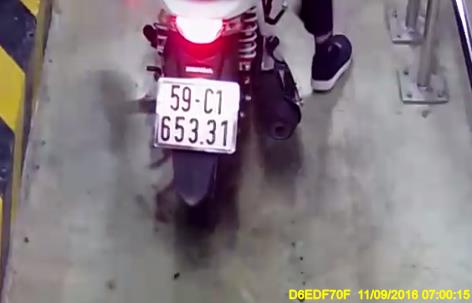
#> input picture dataset/img/0000_06886_b.jpg, 472 x 303 px
$ python -i detection.py   (imports and definitions only)   (older library calls are emulated)
#> lines starting #> are read from the running program, lines starting #| are printed output that depends on the picture; after the words box and inside, x2 and y2 are one past the last pixel; in counts of white or black regions, pixels touching at a corner belong together
"""
Module 2: License Plate Detection & Geometric Deskewing (Slide 2, 7, 9, 11)
===========================================================================
Implements:
1. Edge & Gradient Operators (Slide 2 & 9):
   - Vertical Sobel gradient operator G_x = dI/dx exploiting high vertical stroke density
   - Canny edge detector
2. Mathematical Morphology (Slide 9 & 11):
   - Morphological Black-Hat (closing minus original) to highlight dark characters on bright plate
   - Morphological White Top-Hat (original minus opening) to highlight bright rectangular plate
   - Morphological Closing & Opening with rectangular structuring elements to group strokes
3. Geometric Region Filtering & Non-Maximum Suppression (Slide 11):
   - Connected contour extraction & candidate scoring using Area, Aspect Ratio (W/H),
     Axis-Aligned Extent (A_contour / A_bbox), Rotated Minimum-Area Extent (A_contour / A_rot_rect),
     Solidity (A_contour / A_convex_hull), and internal gradient/black-hat energy
   - Multi-plate Non-Maximum Suppression (NMS via IoU) for images/frames with multiple vehicles
4. Geometric Transformations & Deskewing (Slide 7):
   - Minimum-area rotated rectangle orientation estimation
   - 2D Affine Rotation & 4-Point Perspective Homography rectification to standard (160 x 128) ROI
"""

import cv2
import numpy as np


def compute_sobel_vertical(gray: np.ndarray) -> np.ndarray:
    """
    Compute normalized vertical Sobel gradient magnitude |G_x| = |dI/dx| (Slide 2 & 9).
    License plates contain dense vertical character strokes, producing strong |G_x| response.
    """
    sobelx = cv2.Sobel(gray, cv2.CV_64F, 1, 0, ksize=3)
    abs_sobelx = np.abs(sobelx)
    max_val = np.max(abs_sobelx)
    if max_val > 1e-6:
        abs_sobelx = (255.0 * abs_sobelx / max_val)
    return abs_sobelx.astype(np.uint8)


def compute_morphological_maps(gray: np.ndarray) -> dict[str, np.ndarray]:
    """
    Compute morphological feature maps (Slide 9 & 11):
    - tophat: highlights bright objects smaller than structuring element
    - blackhat: highlights dark strokes inside bright license plate background
    - sobelx: vertical gradient magnitude
    - morph_closed: binary region grouping via Otsu + Closing + Opening
    """
    rect_kernel = cv2.getStructuringElement(cv2.MORPH_RECT, (25, 25))
    tophat = cv2.morphologyEx(gray, cv2.MORPH_TOPHAT, rect_kernel)
    blackhat = cv2.morphologyEx(gray, cv2.MORPH_BLACKHAT, rect_kernel)
    sobelx = compute_sobel_vertical(gray)

    combined_energy = cv2.addWeighted(sobelx, 0.5, blackhat, 0.5, 0)
    _, bw_edge = cv2.threshold(combined_energy, 0, 255, cv2.THRESH_BINARY + cv2.THRESH_OTSU)

    k_close = cv2.getStructuringElement(cv2.MORPH_RECT, (17, 11))
    morph_closed = cv2.morphologyEx(bw_edge, cv2.MORPH_CLOSE, k_close)
    k_open = cv2.getStructuringElement(cv2.MORPH_RECT, (5, 5))
    morph_closed = cv2.morphologyEx(morph_closed, cv2.MORPH_OPEN, k_open)

    return {
        "gray": gray,
        "tophat": tophat,
        "blackhat": blackhat,
        "sobelx": sobelx,
        "combined_energy": combined_energy,
        "morph_closed": morph_closed,
    }


# [47 lines left out: functions compute_iou, order_quad_points, extract_plate_quad, not called in this run]


def _gather_plate_candidates(img: np.ndarray) -> tuple[list[tuple[float, tuple[int, int, int, int], np.ndarray]], dict]:
    """
    Internal candidate generator:
    1. Standard RETR_EXTERNAL stream (identical on standard rear-view vehicle dataset).
    2. Morphological closing stream.
    3. Tilted / Foreshortened / Multi-Motorbike stream using rotated minimum-area rectangle
       extent (`rot_extent`) and `RETR_LIST` for collage or angled camera views.
    """
    gray = cv2.cvtColor(img, cv2.cvtColor(img, cv2.COLOR_BGR2GRAY) if False else cv2.COLOR_BGR2GRAY) if img.ndim == 3 else img.copy()
    h_img, w_img = gray.shape

    maps = compute_morphological_maps(gray)
    sobelx = maps["sobelx"]
    blackhat = maps["blackhat"]
    morph_closed = maps["morph_closed"]

    candidates = []
    blurred = cv2.GaussianBlur(gray, (5, 5), 0)

    # Stream 1: Standard Upright External Contours (100% identical to baseline on dataset)
    for thresh_val in [110, 125, 140, 155, 170, 185, 200, -1]:
        if thresh_val == -1:
            _, binary = cv2.threshold(blurred, 0, 255, cv2.THRESH_BINARY + cv2.THRESH_OTSU)
        else:
            _, binary = cv2.threshold(blurred, thresh_val, 255, cv2.THRESH_BINARY)

        for k_size in [(1, 1), (3, 3), (5, 5)]:
            if k_size == (1, 1):
                opened = binary
            else:
                k_open = cv2.getStructuringElement(cv2.MORPH_RECT, k_size)
                opened = cv2.morphologyEx(binary, cv2.MORPH_OPEN, k_open)

            cnts, _ = cv2.findContours(opened, cv2.RETR_EXTERNAL, cv2.CHAIN_APPROX_SIMPLE)
            for c in cnts:
                x, y, w, h = cv2.boundingRect(c)
                area = w * h
                if area < 1200 or area > 20000:
                    continue
                aspect = w / float(h + 1e-5)
                rect_area = cv2.contourArea(c)
                extent = rect_area / float(area + 1e-5)
                if 50 <= w <= 135 and 42 <= h <= 105 and 1.0 <= aspect <= 1.62 and extent > 0.68:
                    cx, cy = x + w / 2.0, y + h / 2.0
                    if 0.15 * w_img <= cx <= 0.85 * w_img and 0.05 * h_img <= cy <= 0.90 * h_img:
                        roi_sobel = sobelx[y+4:y+h-4, x+4:x+w-4]
                        roi_bh = blackhat[y+4:y+h-4, x+4:x+w-4]
                        roi_gray = gray[y+4:y+h-4, x+4:x+w-4]
                        if roi_sobel.size == 0:
                            continue
                        score = (
                            float(np.mean(roi_sobel)) * 1.2
                            + float(np.mean(roi_bh)) * 1.6
                            + float(np.std(roi_gray)) * 1.1
                            + extent * 45.0
                            - abs(aspect - 1.24) * 45.0
                        )
                        candidates.append((score, (x, y, w, h), c))

    # Stream 2: Morphological Closing candidate stream
    cnts, _ = cv2.findContours(morph_closed, cv2.RETR_EXTERNAL, cv2.CHAIN_APPROX_SIMPLE)
    for c in cnts:
        x, y, w, h = cv2.boundingRect(c)
        aspect = w / float(h + 1e-5)
        rect_area = cv2.contourArea(c)
        extent = rect_area / float(w * h + 1e-5)
        if 50 <= w <= 135 and 42 <= h <= 105 and 1.0 <= aspect <= 1.62 and extent > 0.55:
            cx, cy = x + w / 2.0, y + h / 2.0
            if 0.15 * w_img <= cx <= 0.85 * w_img and 0.05 * h_img <= cy <= 0.90 * h_img:
                roi_sobel = sobelx[y+4:y+h-4, x+4:x+w-4]
                roi_bh = blackhat[y+4:y+h-4, x+4:x+w-4]
                roi_gray = gray[y+4:y+h-4, x+4:x+w-4]
                if roi_sobel.size == 0:
                    continue
                score = (
                    float(np.mean(roi_sobel)) * 1.2
                    + float(np.mean(roi_bh)) * 1.5
                    + float(np.std(roi_gray)) * 1.0
                    + extent * 30.0
                    - abs(aspect - 1.24) * 45.0
                )
                candidates.append((score, (x, y, w, h), c))

    # Stream 3: Tilted / Foreshortened / Off-Center / Multi-Motorbike candidate stream
    for thresh_val in [135, 150, 155, 165, 175, 190, 200, 210]:
        _, binary = cv2.threshold(blurred, thresh_val, 255, cv2.THRESH_BINARY)
        cnts, _ = cv2.findContours(binary, cv2.RETR_LIST, cv2.CHAIN_APPROX_SIMPLE)
        for c in cnts:
            x, y, w, h = cv2.boundingRect(c)
            area = w * h
            if area < 1400 or area > 24000:
                continue
            rect_area = cv2.contourArea(c)
            if rect_area < 1300:
                continue
            extent = rect_area / float(area + 1e-5)
            aspect = w / float(h + 1e-5)
            rot_rect = cv2.minAreaRect(c)
            (_, _), (rw, rh), _ = rot_rect
            rot_area = float(rw * rh + 1e-5)
            rot_extent = rect_area / rot_area
            rot_aspect = max(rw, rh) / float(min(rw, rh) + 1e-5)
            cx, cy = x + w / 2.0, y + h / 2.0

            # Admit tilted (up to 35 deg), foreshortened, or off-center plates missed by Stream 1
            if (
                40 <= w <= 160
                and 34 <= h <= 130
                and 0.75 <= aspect <= 1.72
                and 1.02 <= rot_aspect <= 1.68
                and rot_extent > 0.66
                and extent > 0.45
                and 0.02 * w_img <= cx <= 0.98 * w_img
                and 0.05 * h_img <= cy <= 0.95 * h_img
            ):
                roi_sobel = sobelx[y+4:y+h-4, x+4:x+w-4]
                roi_bh = blackhat[y+4:y+h-4, x+4:x+w-4]
                roi_gray = gray[y+4:y+h-4, x+4:x+w-4]
                if roi_sobel.size == 0:
                    continue
                score = (
                    float(np.mean(roi_sobel)) * 1.2
                    + float(np.mean(roi_bh)) * 1.6
                    + float(np.std(roi_gray)) * 1.1
                    + rot_extent * 42.0
                    - abs(rot_aspect - 1.28) * 35.0
                    - 12.0  # lower priority than Stream 1 when a standard upright plate exists
                )
                candidates.append((score, (x, y, w, h), c))

    if not candidates:
        # Multi-scale & scale-invariant fallback for arbitrary video resolutions (720p/1080p/close-up)
        scale_x = w_img / 472.0
        scale_y = h_img / 303.0
        if abs(scale_x - 1.0) > 0.15 or abs(scale_y - 1.0) > 0.15:
            norm_img = cv2.resize(img, (472, 303), interpolation=cv2.INTER_AREA if scale_x > 1 else cv2.INTER_CUBIC)
            sub_cands, _ = _gather_plate_candidates(norm_img)
            for sc, (nx, ny, nw, nh), ncnt in sub_cands:
                ox = int(round(nx * scale_x))
                oy = int(round(ny * scale_y))
                ow = int(round(nw * scale_x))
                oh = int(round(nh * scale_y))
                ocnt = ncnt.astype(np.float32)
                ocnt[:, 0, 0] *= scale_x
                ocnt[:, 0, 1] *= scale_y
                ocnt = ocnt.astype(np.int32)
                candidates.append((sc, (ox, oy, ow, oh), ocnt))

    if not candidates:
        # Relative-scale fallback for close-up or wide-angle video frames
        img_area = float(w_img * h_img)
        for thresh_val in [-1, 120, 145, 170, 195]:
            if thresh_val == -1:
                _, binary = cv2.threshold(blurred, 0, 255, cv2.THRESH_BINARY + cv2.THRESH_OTSU)
            else:
                _, binary = cv2.threshold(blurred, thresh_val, 255, cv2.THRESH_BINARY)
            cnts, _ = cv2.findContours(binary, cv2.RETR_EXTERNAL, cv2.CHAIN_APPROX_SIMPLE)
            for c in cnts:
                x, y, w, h = cv2.boundingRect(c)
                box_area = float(w * h)
                rel_area = box_area / (img_area + 1e-5)
                aspect = w / float(h + 1e-5)
                extent = cv2.contourArea(c) / (box_area + 1e-5)
                if 0.008 <= rel_area <= 0.55 and 0.80 <= aspect <= 4.5 and extent > 0.50:
                    cx, cy = x + w / 2.0, y + h / 2.0
                    if 0.02 * w_img <= cx <= 0.98 * w_img and 0.04 * h_img <= cy <= 0.96 * h_img:
                        roi_sobel = sobelx[y+2:y+h-2, x+2:x+w-2]
                        roi_bh = blackhat[y+2:y+h-2, x+2:x+w-2]
                        if roi_sobel.size == 0:
                            continue
                        score = float(np.mean(roi_sobel)) + float(np.mean(roi_bh)) + extent * 25.0 - abs(aspect - 1.3) * 15.0
                        candidates.append((score, (x, y, w, h), c))

    candidates.sort(key=lambda item: item[0], reverse=True)
    return candidates, maps


# [113 lines left out: functions detect_license_plate, detect_all_license_plates, deskew_and_crop_plate, not called in this run]

>>> import cv2
>>> picture = cv2.imread('../dataset/img/0000_06886_b.jpg')
#> picture is the input picture: shape (303, 472, 3); mean B, G, R 127.4, 121.7, 132.3
>>> result = _gather_plate_candidates(picture)
#> in compute_sobel_vertical, `max_val = np.max(abs_sobelx)`: max_val = 882
#> in compute_morphological_maps, `_, bw_edge = cv2.threshold(combined_energy, 0, 255, cv2.THRESH_BINARY ..`:
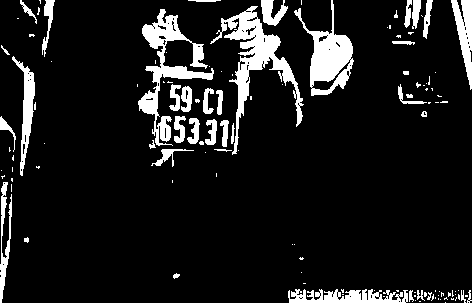
#> bw_edge: shape (303, 472); 10.8% white; 123 white regions (83 under 20 px), largest, box (x1, y1, x2, y2) and area: (210, 6, 304, 155) 2989, (138, 9, 214, 146) 2616, (294, 0, 354, 96) 2176
#> in compute_morphological_maps, `morph_closed = cv2.morphologyEx(bw_edge, cv2.MORPH_CLOSE, k_close)`: morph_closed: shape (303, 472); 18.5% white; 17 white regions (7 under 20 px), largest, box (x1, y1, x2, y2) and area: (137, 0, 354, 167) 16513, (0, 56, 45, 303) 3006, (288, 283, 472, 303) 2466
#> in compute_morphological_maps, `morph_closed = cv2.morphologyEx(morph_closed, cv2.MORPH_OPEN, k_open)`: morph_closed: shape (303, 472); 18.1% white; 8 white regions, largest, box (x1, y1, x2, y2) and area: (139, 0, 353, 166) 16274, (0, 62, 36, 303) 2906, (288, 289, 472, 303) 2448
#> in _gather_plate_candidates, `maps = compute_morphological_maps(gray)`: maps = 6 items
#> after the loop in _gather_plate_candidates, `for thresh_val in [110, 125, 140, 155, 170, 185, 200, -1]:`: binary: shape (303, 472); 74.5% white; 38 black regions (24 under 20 px), largest, box (x1, y1, x2, y2) and area: (134, 6, 307, 289) 24411, (0, 0, 54, 179) 3608, (294, 0, 352, 81) 2686
#> after the loop in _gather_plate_candidates, `for thresh_val in [110, 125, 140, 155, 170, 185, 200, -1]:`:
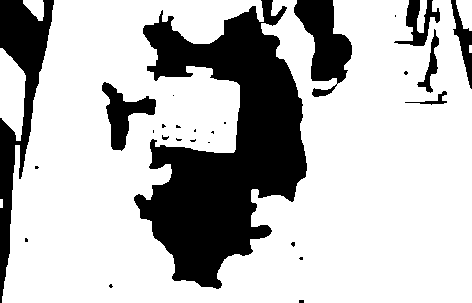
#> opened: shape (303, 472); 73.7% white; 27 black regions (18 under 20 px)
#> after the loop in _gather_plate_candidates, `for thresh_val in [110, 125, 140, 155, 170, 185, 200, -1]:`:
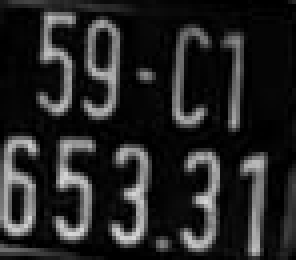
#> roi_bh: shape (65, 74) (shown 4 times larger); min 0, max 215, mean 36.8
#> after the loop in _gather_plate_candidates, `for thresh_val in [110, 125, 140, 155, 170, 185, 200, -1]:`:
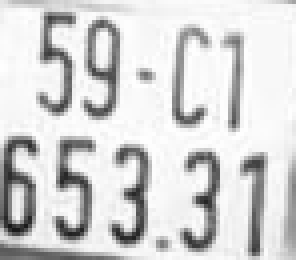
#> roi_gray: shape (65, 74) (shown 4 times larger); min 24, max 254, mean 212.2
#> after the loop in _gather_plate_candidates, `for thresh_val in [110, 125, 140, 155, 170, 185, 200, -1]:`:
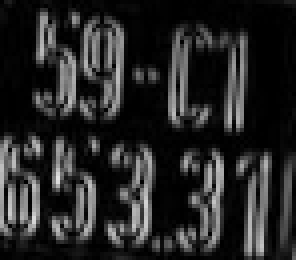
#> roi_sobel: shape (65, 74) (shown 4 times larger); min 0, max 228, mean 38.6
#> after the loop in _gather_plate_candidates, `for thresh_val in [110, 125, 140, 155, 170, 185, 200, -1]:`: candidates = 11 items
#> in _gather_plate_candidates, `cnts, _ = cv2.findContours(morph_closed, cv2.RETR_EXTERNAL, cv2.CHAIN_..`: cnts = 8 contours; box (x1, y1, x2, y2) and area: (139, 0, 353, 166) 15686, (0, 62, 36, 303) 2609, (288, 289, 472, 303) 2252, (394, 0, 432, 45) 1268, (451, 0, 472, 85) 917, (398, 71, 442, 117) 846, (20, 0, 54, 48) 844, (0, 46, 7, 55) 38
#> the loop in _gather_plate_candidates, `for c in cnts:` made 8 passes
#> (x, y, w, h, aspect, rect_area, extent) on passes 1 to 8: (288, 289, 184, 14, 13.14, 2252.5, 0.874), (398, 71, 44, 46, 0.957, 845.5, 0.418), (0, 62, 36, 241, 0.149, 2609, 0.301), (0, 46, 7, 9, 0.778, 37.5, 0.595), (451, 0, 21, 85, 0.247, 917, 0.514), (394, 0, 38, 45, 0.844, 1268.5, 0.742), (139, 0, 214, 166, 1.29, 15686.5, 0.442), (20, 0, 34, 48, 0.708, 844.5, 0.517)
#> the loop in _gather_plate_candidates, `for thresh_val in [135, 150, 155, 165, 175, 190, 200, 210]:` made 8 passes
#> pass 1, in _gather_plate_candidates, `_, binary = cv2.threshold(blurred, thresh_val, 255, cv2.THRESH_BINARY)`:
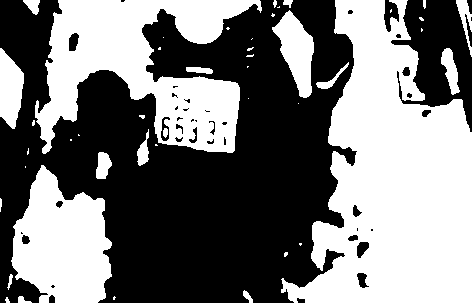
#> binary: shape (303, 472); 47.6% white; 45 white regions (24 under 20 px), largest, box (x1, y1, x2, y2) and area: (281, 0, 472, 303) 35207, (35, 0, 262, 154) 17618, (11, 165, 112, 303) 9490
#> after the loop in _gather_plate_candidates, `for thresh_val in [135, 150, 155, 165, 175, 190, 200, 210]:`:
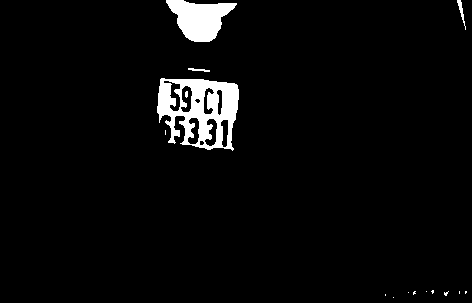
#> binary: shape (303, 472); 3.8% white; 15 white regions (11 under 20 px), largest, box (x1, y1, x2, y2) and area: (157, 78, 239, 151) 3493, (166, 0, 237, 42) 1788, (457, 0, 466, 30) 77, (188, 68, 210, 72) 47
#> after the loop in _gather_plate_candidates, `for thresh_val in [135, 150, 155, 165, 175, 190, 200, 210]:`: candidates = 18 items

$ run again, on dataset/img/0001_05318_b.jpg
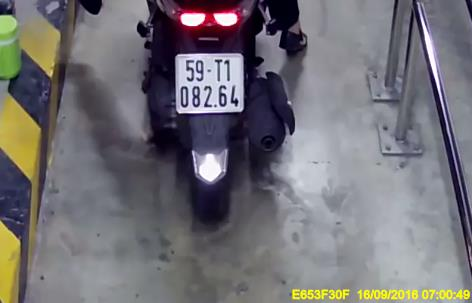
#> input picture dataset/img/0001_05318_b.jpg, 472 x 303 px
#> picture is the input picture: shape (303, 472, 3); mean B, G, R 117.5, 112.6, 114.7
#> max_val = 893
#> in compute_morphological_maps, `_, bw_edge = cv2.threshold(combined_energy, 0, 255, cv2.THRESH_BINARY ..`:
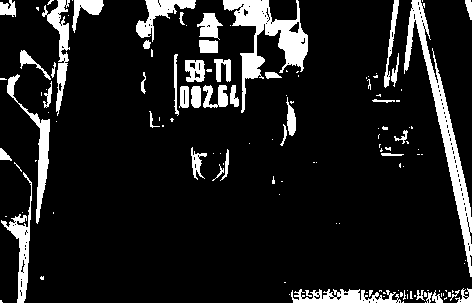
#> bw_edge: shape (303, 472); 11.6% white; 134 white regions (90 under 20 px), largest, box (x1, y1, x2, y2) and area: (404, 0, 472, 277) 3077, (223, 0, 308, 113) 2942, (7, 74, 50, 224) 1091
#> maps = 6 items
#> after the loop in _gather_plate_candidates, `for thresh_val in [110, 125, 140, 155, 170, 185, 200, -1]:`: candidates = 18 items
#> in _gather_plate_candidates, `cnts, _ = cv2.findContours(morph_closed, cv2.RETR_EXTERNAL, cv2.CHAIN_..`: cnts = 14 contours; largest, box (x1, y1, x2, y2) and area: (174, 0, 308, 115) 9538, (368, 0, 472, 273) 5410, (0, 0, 104, 303) 5138, (291, 288, 472, 303) 2224, (136, 0, 196, 49) 1130
#> the loop in _gather_plate_candidates, `for c in cnts:` made 14 passes
#> (x, y, w, h, aspect, rect_area, extent) on passes 1 to 8: (291, 288, 181, 15, 12.07, 2224, 0.819), (192, 153, 37, 28, 1.32, 492.5, 0.475), (0, 149, 9, 11, 0.818, 60.5, 0.611), (378, 127, 41, 29, 1.41, 778.5, 0.655), (150, 117, 23, 10, 2.3, 153.5, 0.667), (284, 101, 12, 35, 0.343, 271, 0.645), (0, 77, 16, 18, 0.889, 215, 0.747), (20, 51, 17, 17, 1, 185.5, 0.642)
#> after the loop in _gather_plate_candidates, `for thresh_val in [135, 150, 155, 165, 175, 190, 200, 210]:`:
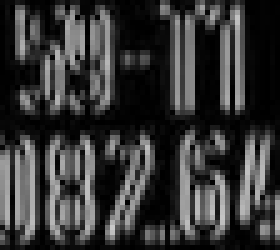
#> roi_sobel: shape (50, 56) (shown 5 times larger); min 0, max 201, mean 53.9
#> after the loop in _gather_plate_candidates, `for thresh_val in [135, 150, 155, 165, 175, 190, 200, 210]:`: candidates = 24 items

$ run again, on dataset/img/0002_02183_b.jpg
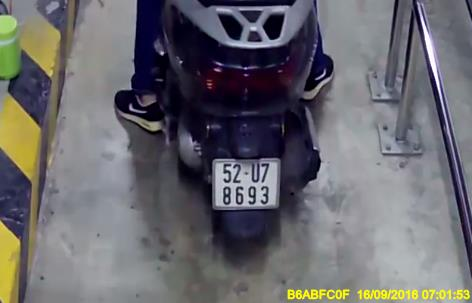
#> input picture dataset/img/0002_02183_b.jpg, 472 x 303 px
#> picture is the input picture: shape (303, 472, 3); mean B, G, R 109, 104.5, 105.5
#> max_val = 878
#> in compute_morphological_maps, `_, bw_edge = cv2.threshold(combined_energy, 0, 255, cv2.THRESH_BINARY ..`:
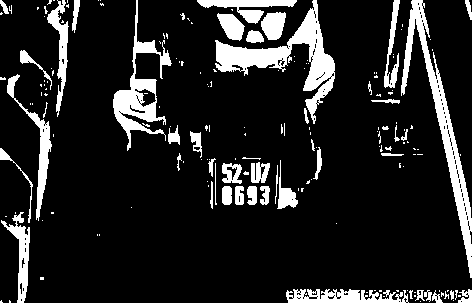
#> bw_edge: shape (303, 472); 14% white; 178 white regions (130 under 20 px), largest, box (x1, y1, x2, y2) and area: (215, 0, 335, 124) 3622, (401, 0, 472, 278) 3276, (113, 0, 172, 151) 2254
#> maps = 6 items
#> in _gather_plate_candidates, `cnts, _ = cv2.findContours(morph_closed, cv2.RETR_EXTERNAL, cv2.CHAIN_..`: cnts = 17 contours, 1 with area under 20; largest, box (x1, y1, x2, y2) and area: (198, 0, 335, 124) 8275, (368, 0, 472, 273) 5996, (0, 0, 80, 303) 4807, (208, 158, 298, 209) 3372, (113, 76, 202, 163) 2954
#> the loop in _gather_plate_candidates, `for c in cnts:` made 17 passes
#> (x, y, w, h, aspect, rect_area, extent) on passes 1, 3, 4, 6, 7, 8, 10, 11: (286, 289, 186, 14, 13.29, 2274.5, 0.873), (208, 158, 90, 51, 1.76, 3372.5, 0.735), (0, 149, 9, 11, 0.818, 62, 0.626), (378, 125, 41, 31, 1.32, 881, 0.693), (0, 77, 16, 18, 0.889, 225.5, 0.783), (113, 76, 89, 87, 1.02, 2953.5, 0.381), (20, 51, 13, 13, 1, 112.5, 0.666), (133, 40, 50, 26, 1.92, 564.5, 0.434)
#> after the loop in _gather_plate_candidates, `for thresh_val in [135, 150, 155, 165, 175, 190, 200, 210]:`:
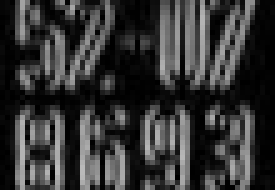
#> roi_sobel: shape (38, 55) (shown 5 times larger); min 0, max 187, mean 52.7
#> after the loop in _gather_plate_candidates, `for thresh_val in [135, 150, 155, 165, 175, 190, 200, 210]:`: candidates = 7 items

$ run again, on dataset/img/0002_02554_b.jpg
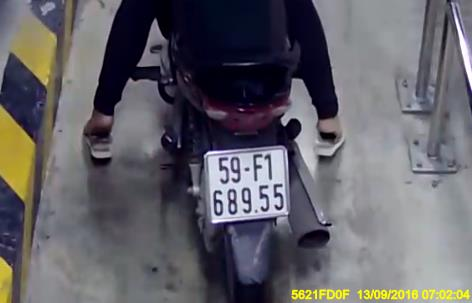
#> input picture dataset/img/0002_02554_b.jpg, 472 x 303 px
#> picture is the input picture: shape (303, 472, 3); mean B, G, R 103.8, 97.7, 99.3
#> max_val = 802
#> bw_edge: shape (303, 472); 13.2% white; 161 white regions (106 under 20 px), largest, box (x1, y1, x2, y2) and area: (81, 0, 130, 166) 2091, (272, 112, 333, 230) 1963, (302, 0, 343, 148) 1566
#> maps = 6 items
#> after the loop in _gather_plate_candidates, `for thresh_val in [110, 125, 140, 155, 170, 185, 200, -1]:`: candidates = 13 items
#> in _gather_plate_candidates, `cnts, _ = cv2.findContours(morph_closed, cv2.RETR_EXTERNAL, cv2.CHAIN_..`: cnts = 13 contours; largest, box (x1, y1, x2, y2) and area: (189, 79, 345, 246) 11890, (0, 0, 79, 303) 5336, (395, 0, 472, 116) 4571, (81, 72, 127, 166) 2284, (291, 289, 472, 303) 2226
#> the loop in _gather_plate_candidates, `for c in cnts:` made 13 passes
#> (x, y, w, h, aspect, rect_area, extent) on passes 1 to 8: (291, 289, 181, 14, 12.93, 2226, 0.878), (299, 212, 33, 32, 1.03, 490, 0.464), (0, 177, 10, 12, 0.833, 76, 0.633), (408, 140, 49, 47, 1.04, 1193.5, 0.518), (160, 136, 22, 13, 1.69, 234.5, 0.82), (0, 103, 8, 12, 0.667, 53, 0.552), (189, 79, 156, 167, 0.934, 11890, 0.456), (81, 72, 46, 94, 0.489, 2284.5, 0.528)
#> after the loop in _gather_plate_candidates, `for thresh_val in [135, 150, 155, 165, 175, 190, 200, 210]:`:
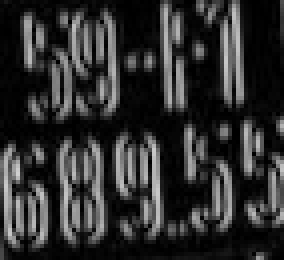
#> roi_sobel: shape (65, 71) (shown 4 times larger); min 0, max 208, mean 47.2
#> after the loop in _gather_plate_candidates, `for thresh_val in [135, 150, 155, 165, 175, 190, 200, 210]:`: candidates = 18 items
